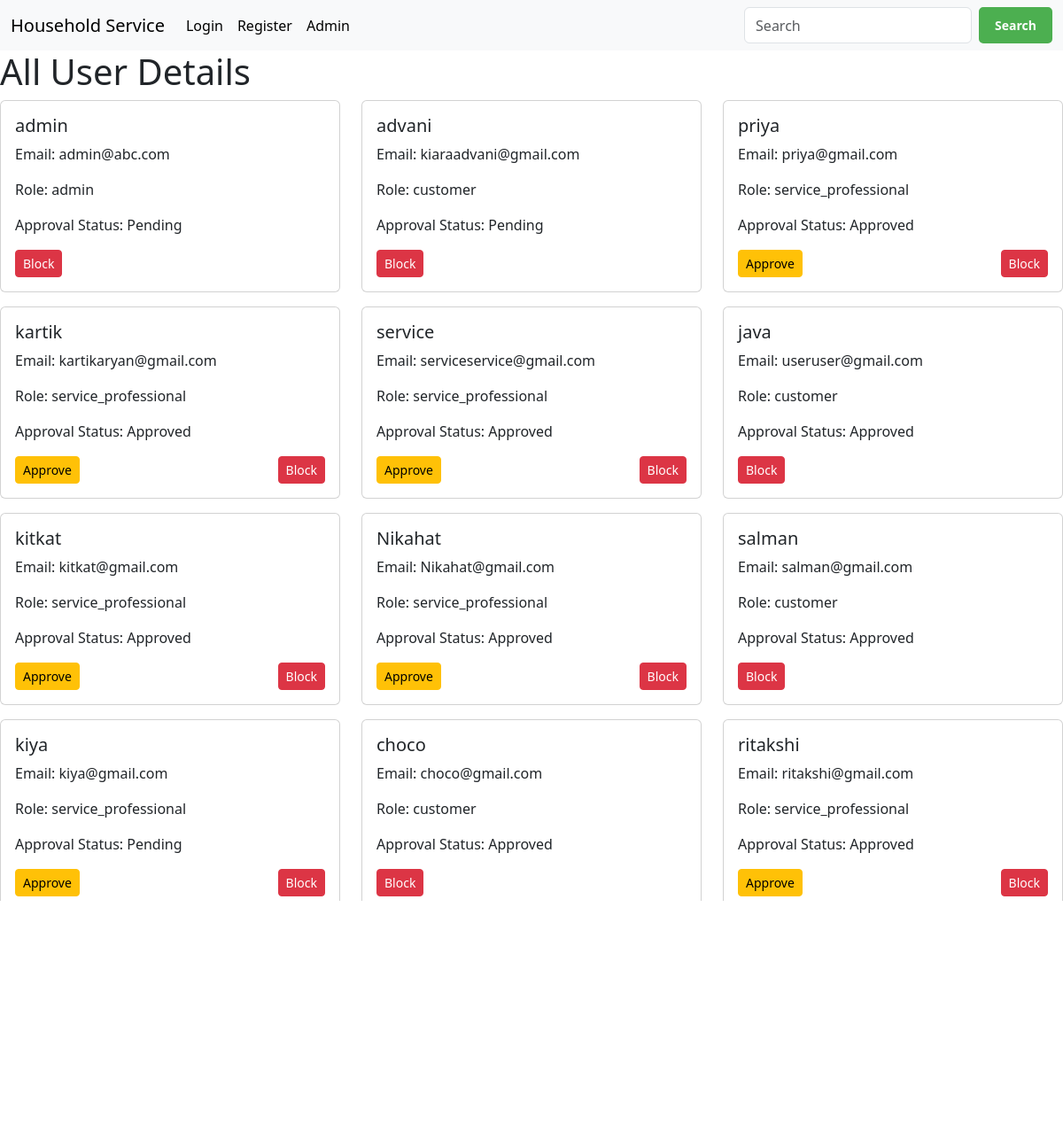
Screenshot of /all_user_details with the database file from the repository.
### project/model.py (models this page shows)
class User(UserMixin,db.Model):
    id = db.Column(db.Integer, primary_key=True, autoincrement=True)
    username = db.Column(db.String(20), unique=True, nullable=False)
    email = db.Column(db.String(120), unique=True, nullable=False)
    password = db.Column(db.String(60), nullable=False)
    fname = db.Column(db.String(50), nullable=False)
    lname = db.Column(db.String(50), nullable=False)
    approved = db.Column(db.Boolean(), default=False)
    roles = db.relationship('Role', secondary='user_role', backref=db.backref('users', lazy=True))
    customer_dets = db.relationship('Customer', backref='user', lazy=True, uselist=False)
    service_requests = db.relationship('ServiceRequest', backref='user', lazy=True)

class Role(db.Model):
    id = db.Column(db.Integer, primary_key=True)
    name = db.Column(db.String(20),unique=True, nullable=False)

### main.py (the view)
@app.route('/all_user_details')
def all_user_details():
    try:
        blocked_role = Role.query.filter_by(name='blocked').first()
        users = []
        if blocked_role:
            users = User.query.filter(~User.roles.any(id=blocked_role.id)).all()
        else:
            print("Blocked role not found. Fetching all users.")
            users = User.query.all()
        service_professionals = ServiceProfessional.query.all() or []
        return render_template(
            'all_user_details.html',
            users=users,
            service_professionals=service_professionals
        )
    except Exception as e:
        import traceback
        print(f"Error: {e}")
        print(traceback.format_exc())
        return "An error occurred while fetching user details."

### templates/all_user_details.html (shortened to what this page needs)
{% extends 'base.html' %}
{% block content %}
    <h1>All User Details</h1>
    {% if users %}
        <div class="row">
            {% for user in users %}
                <div class="col-md-4 mb-3">
                    <div class="card">
                        <div class="card-body">
                            <h5 class="card-title">{{ user.username }}</h5>
                            <p class="card-text">Email: {{ user.email }}</p>
                            <p class="card-text">
                                Role:
                                {% if user.roles %}
                                    {{ user.roles[0].name }}
                                {% else %}
                                    admin
                                {% endif %}
                            </p>
                            <p class="card-text">
                                Approval Status:
                                {% if user.approved %}
                                    Approved
                                {% else %}
                                    Pending
                                {% endif %}
                            </p>
                            <div class="d-flex justify-content-between">
                                {% if user.roles and user.roles[0].name == 'service_professional' %}
                                    <a href="{{ url_for('approve_service_professional', email=user.email) }}" class="btn btn-warning btn-sm">Approve</a>
                                {% endif %}
                                <a href="/admin/block/{{ user.email }}" class="btn btn-danger btn-sm">Block</a>
                            </div>
                        </div>
                    </div>
                </div>
            {% endfor %}
        </div>
    {% else %}
        <p>No users found.</p>
    {% endif %}
{% endblock %}

### templates/base.html (shortened to what this page needs)
<!DOCTYPE html>
<html lang="en">
<head>
    <link href="https://cdn.jsdelivr.net/npm/bootstrap@5.3.3/dist/css/bootstrap.min.css"
    rel="stylesheet"
>
</head>
<body>
    {% include 'nav.html' %}
    {%block content %} {%endblock%}
</body>
</html>

### templates/nav.html (shortened to what this page needs)
<nav class="navbar navbar-expand-lg bg-body-tertiary">
  <div class="container-fluid">
    <a class="navbar-brand" href="{{ url_for('home') }}">Household Service</a>
    <div class="collapse navbar-collapse" id="navbarSupportedContent">
      <ul class="navbar-nav me-auto mb-2 mb-lg-0">
        {% if not session.get('user_id') %}
          <li class="nav-item">
            <a class="nav-link active" aria-current="page" href="{{ url_for('login') }}">Login</a>
          </li>
          <li class="nav-item">
            <a class="nav-link active" aria-current="page" href="{{ url_for('register') }}">Register</a>
          </li>
          <li class="nav-item">
            <a class="nav-link active" aria-current="page" href="{{ url_for('admin_login') }}">Admin</a>
          </li>
        {% endif %}
      </ul>
      <form class="d-flex" role="search" action="/search_services" method="POST">
        <input class="form-control me-2" name="query" type="search" placeholder="Search" aria-label="Search">
        <button class="custom-search-btn" type="submit">Search</button>
      </form>
    </div>
  </div>
</nav>

### templates/nav.html (style rules this page uses)
form .custom-search-btn { background-color: #4CAF50; color: white; border: 2px solid #4CAF50; border-radius: 5px; padding: 8px 16px; font-size: 14px; font-weight: bold; cursor: pointer; transition: background-color 0.3s, color 0.3s; }

### rows the page displays
User: username "admin", email "admin@abc.com", approved "Pending"
User: username "advani", email "kiaraadvani@gmail.com", name "customer", approved "Pending"
User: username "priya", email "priya@gmail.com", name "service_professional", approved "Approved"
User: username "kartik", email "kartikaryan@gmail.com", name "service_professional", approved "Approved"
User: username "service", email "serviceservice@gmail.com", name "service_professional", approved "Approved"
User: username "java", email "useruser@gmail.com", name "customer", approved "Approved"
User: username "kitkat", email "kitkat@gmail.com", name "service_professional", approved "Approved"
User: username "Nikahat", email "Nikahat@gmail.com", name "service_professional", approved "Approved"
User: username "salman", email "salman@gmail.com", name "customer", approved "Approved"
User: username "kiya", email "kiya@gmail.com", name "service_professional", approved "Pending"
User: username "choco", email "choco@gmail.com", name "customer", approved "Approved"
User: username "ritakshi", email "ritakshi@gmail.com", name "service_professional", approved "Approved"
